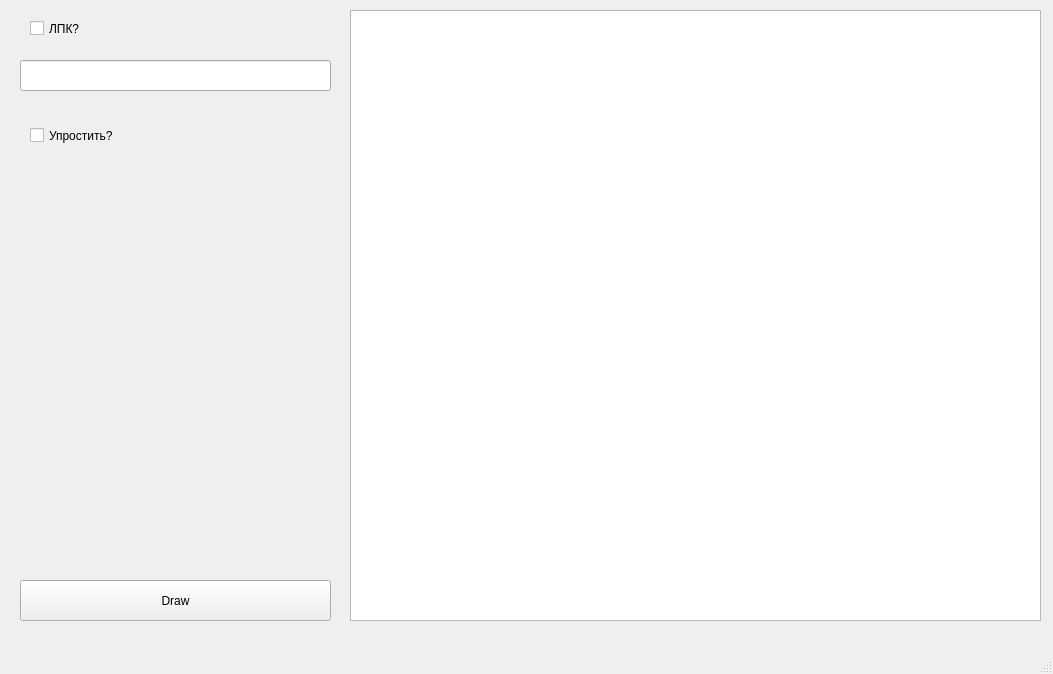
<?xml version="1.0" encoding="UTF-8"?>
<ui version="4.0">
 <class>MainWindow</class>
 <widget class="QMainWindow" name="MainWindow">
  <property name="geometry">
   <rect>
    <x>0</x>
    <y>0</y>
    <width>1053</width>
    <height>674</height>
   </rect>
  </property>
  <property name="windowTitle">
   <string>MainWindow</string>
  </property>
  <widget class="QWidget" name="centralwidget">
   <widget class="QGraphicsView" name="graphicsView">
    <property name="geometry">
     <rect>
      <x>350</x>
      <y>10</y>
      <width>691</width>
      <height>611</height>
     </rect>
    </property>
   </widget>
   <widget class="QLineEdit" name="input">
    <property name="geometry">
     <rect>
      <x>20</x>
      <y>60</y>
      <width>311</width>
      <height>31</height>
     </rect>
    </property>
   </widget>
   <widget class="QLabel" name="output">
    <property name="geometry">
     <rect>
      <x>20</x>
      <y>190</y>
      <width>311</width>
      <height>21</height>
     </rect>
    </property>
    <property name="text">
     <string/>
    </property>
   </widget>
   <widget class="QPushButton" name="draw">
    <property name="geometry">
     <rect>
      <x>20</x>
      <y>580</y>
      <width>311</width>
      <height>41</height>
     </rect>
    </property>
    <property name="text">
     <string>Draw</string>
    </property>
   </widget>
   <widget class="QCheckBox" name="checkBox">
    <property name="geometry">
     <rect>
      <x>30</x>
      <y>120</y>
      <width>151</width>
      <height>31</height>
     </rect>
    </property>
    <property name="text">
     <string>Упростить?</string>
    </property>
   </widget>
   <widget class="QCheckBox" name="checkBox_2">
    <property name="geometry">
     <rect>
      <x>30</x>
      <y>20</y>
      <width>70</width>
      <height>17</height>
     </rect>
    </property>
    <property name="text">
     <string>ЛПК?</string>
    </property>
   </widget>
  </widget>
  <widget class="QMenuBar" name="menubar">
   <property name="geometry">
    <rect>
     <x>0</x>
     <y>0</y>
     <width>1053</width>
     <height>21</height>
    </rect>
   </property>
  </widget>
  <widget class="QStatusBar" name="statusbar"/>
 </widget>
 <resources/>
 <connections/>
</ui>
